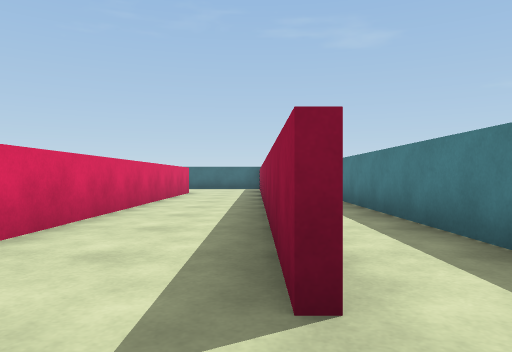
[1] (above)

18 first-person views from a walk through a 3-D level made in the Unity game engine. The camera is 0.58 m above the floor, looks level and sees 70° across. The floor is counted in squares, 1 m on a side. Each view is taken from the middle of a square. On the plan, view 1 faces up. The plan holds only what a view shows up to about 10 squares ahead; the rest is blank. The player is left out.

[2]
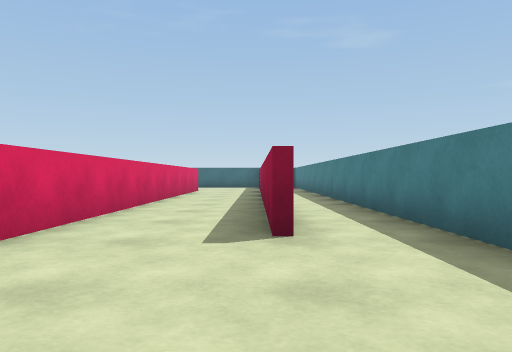

[3]
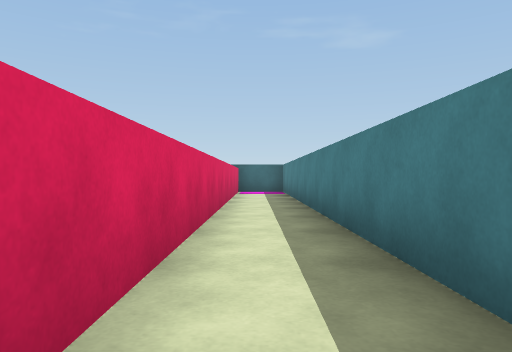

[4]
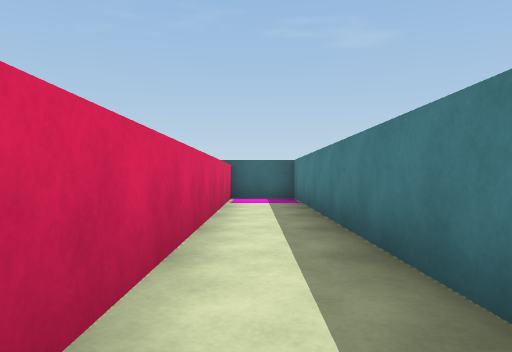

[5]
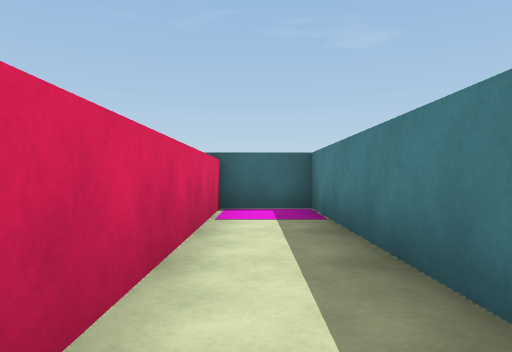

[6]
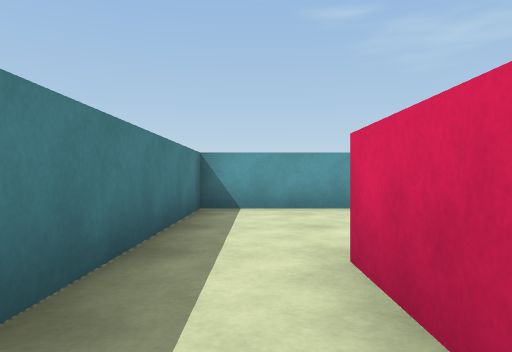

[7]
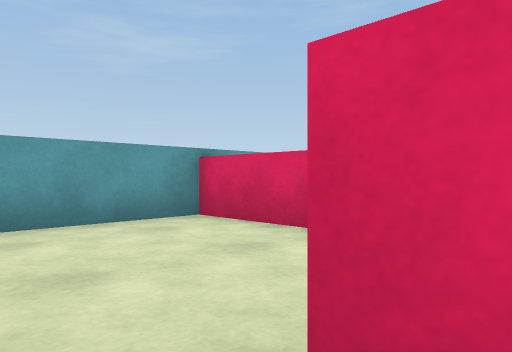

[8]
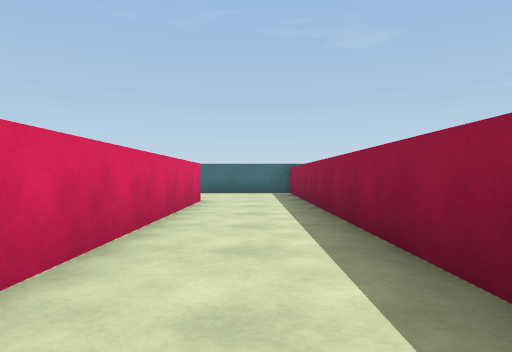

[9]
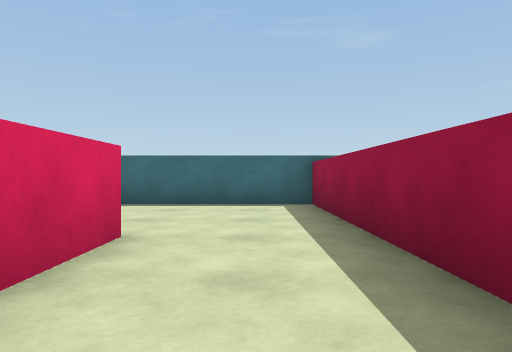

[10]
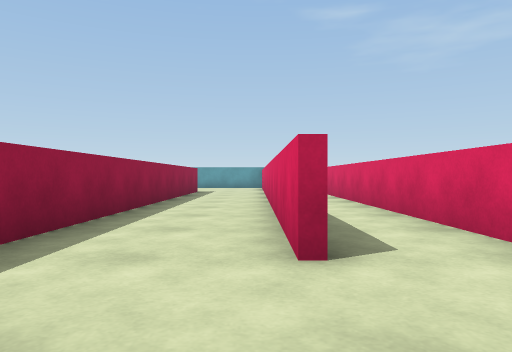

[11]
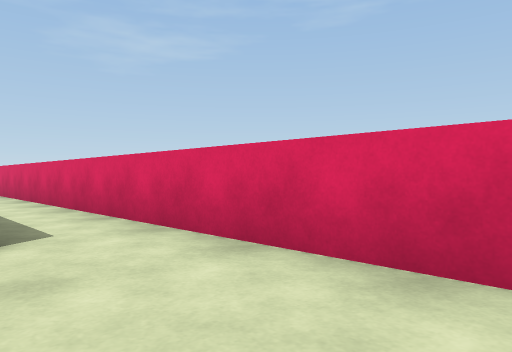

[12]
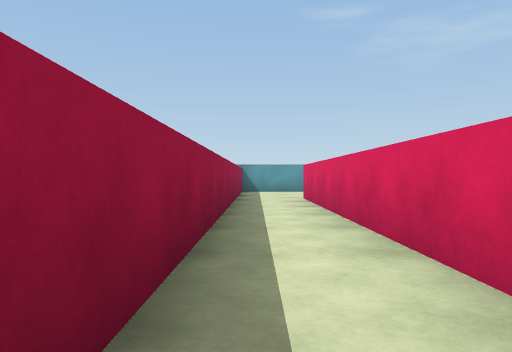

[13]
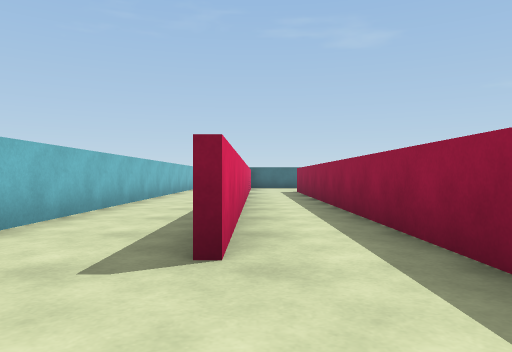

[14]
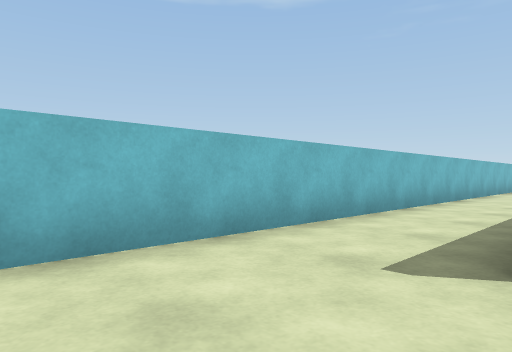

[15]
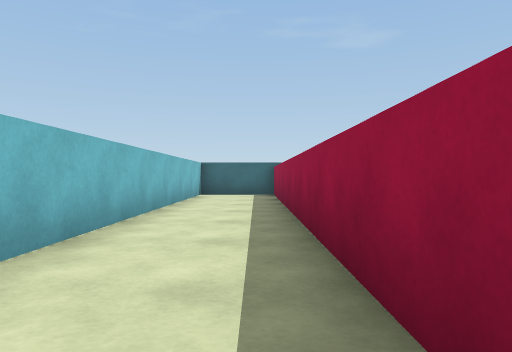

[16]
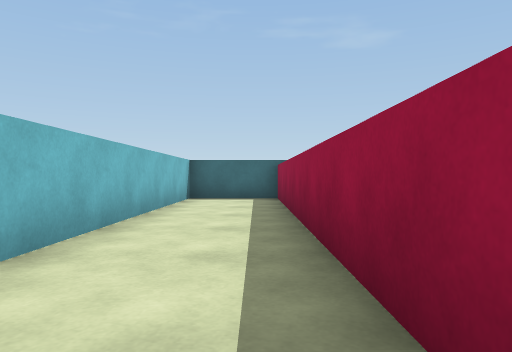

[17]
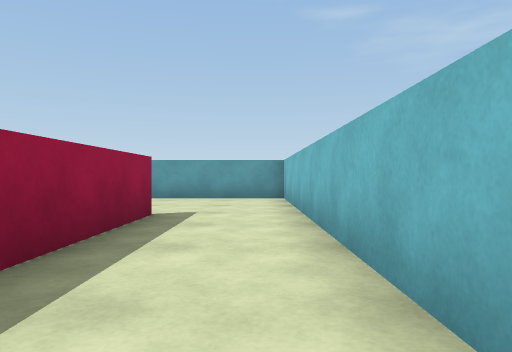

[18]
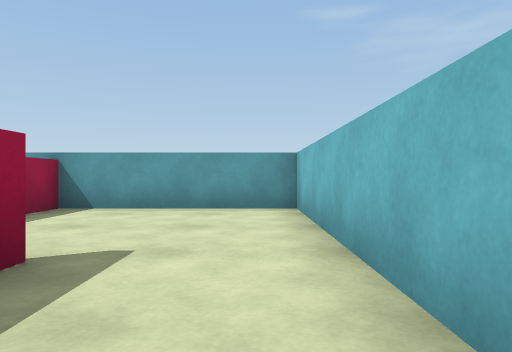

### Floor plan
Ten units are one square. View 1 is at (0, 0); x grows to the right and y downward. Boxes are objects, and circles mark ways between rooms. Rooms are numbered by the first view taken in them; rooms with no view inside come last. Other rooms are left out.
<svg viewBox="-72 -170 97 200">
<path fill="none" stroke="#000" d="M2 -15 2 -125M-23 4 -23 25 20 25 20 -165 0 -165M-23 -125 -23 -12M4 -165 4 -15M-42 -156 -42 -124M0 -165 -39 -165M2 -125 2 -165M-44 -15 -44 -165 -67 -165 -67 25 -25 25 -25 15M-25 -10 -25 -104M-42 -124 -42 -15"/>
<circle cx="-10" cy="-130" r="3" fill="#2a7"/>
<circle cx="-30" cy="-120" r="3" fill="#2a7"/>
<text x="10" y="-50">1</text>
<text x="-20" y="-150">2</text>
<text x="-50" y="-60">3</text>
</svg>
Room 1 opens to room 2. Room 2 opens to room 3.

Where each view was taken, in squares from view 1:
view 1: 0 up, 0 right, facing up
view 2: 2 down, 0 right, facing up
view 3: 3 up, 1 right, facing up
view 4: 7 up, 1 right, facing up
view 5: 10 up, 1 right, facing up
view 6: 4 up, 1 right, facing down
view 7: 2 up, 1 right, facing down-left
view 8: 4 up, 1 left, facing up
view 9: 9 up, 1 left, facing up
view 10: 15 up, 2 left, facing down
view 11: 16 up, 2 left, facing down-left
view 12: 11 up, 3 left, facing down
view 13: 1 down, 4 left, facing up
view 14: 1 down, 4 left, facing up-left
view 15: 5 up, 5 left, facing up
view 16: 7 up, 5 left, facing up
view 17: 7 up, 6 left, facing down
view 18: 4 up, 6 left, facing down
